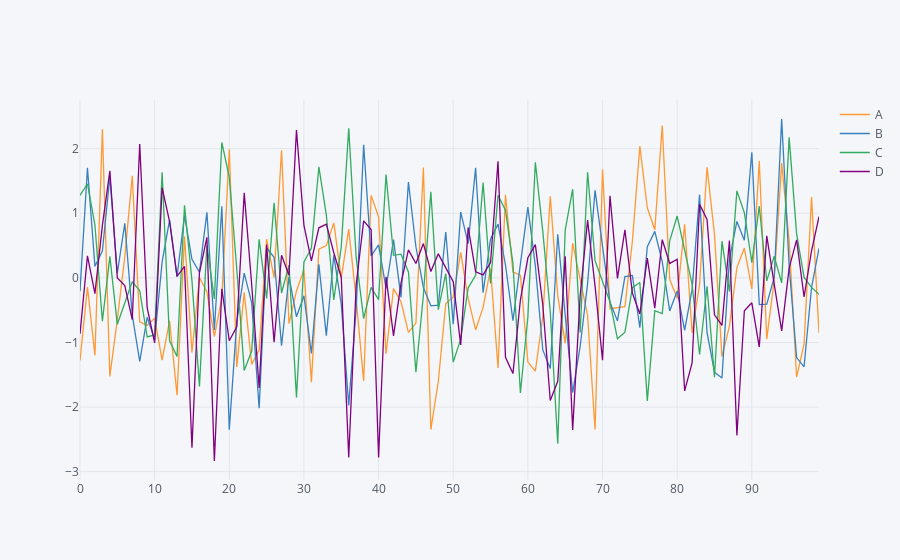

Notebook code for this chart:
### Markdown cell above
## Scatter

### Code cell
df.iplot()
